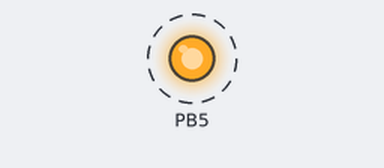
A program run on a simulated ATmega328P, built with avr-gcc and emulated at 16 MHz. Parts: output pins drawn as LEDs (lit = HIGH). Dashed ring = blinking.

Above: at 0.5 s.
Timing chart, 0 to 4.6 s (numbered marks = the images above):
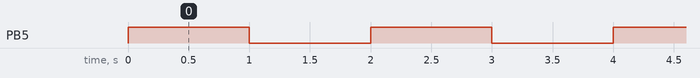

The program:

main.c
```c
/*
 * 06_timer0_CTC_mode.c
 *
 * Created: 14-10-2026 18:14:42
 * Author : bibin
 */

#define F_CPU 16000000UL
#include <avr/io.h>

void gpio_init()
{
	DDRB |=(1<<DDB5); // setting PORTB pin 5 as output
}

//timer0 initialization in CTC mode
void timer0_ctc_init()
{
	//step 1 : configuring timer0 in CTC mode wgm00=1, wgm01=1
	TCCR0A |= (1<<WGM01);
	TCCR0A &= ~(1<<WGM00);

	/*-----------CALCULATION-------------
	  F_CPU = 16 000 000
	  prescalar value = 64
	  F_Timer = 16 000 000/ 64
	          = 2 50 000
			  = 250 kHz
	  tick Period (1 tick) = 1 / F_timer
	                       = 1 / 250 kHz
						   = 0.000004
						   = 4 microseconds - 4uf
	  Target delay = 1 ms = 1000 us
	  required ticks      = (target delay / tick period) - 1
	                      = (1000 / 4) -1
						  = 249 ticks

	*/

	//step 2: configuring prescalar value as 64
	TCCR0B |= ((1<<CS00) | (1<<CS01));
	TCCR0B &= ~(1<<CS02);

	//step 3: loading the calculated required ticks for 1 ms into OCR0A register
	OCR0A = 249;
}

void delay_1sec()
{
	for(uint16_t i=0; i<1000; ++i)
	{
		//waiting until the compare flag A is set
		while(!(TIFR0 & (1<<OCF0A)));
		//clearing the flag
		TIFR0 |= (1<<OCF0A); // cleared
	}
}

int main(void)
{
   gpio_init();
   timer0_ctc_init();
    while (1)
    {
		//toggling the port B
		PORTB ^= (1<<PORTB5);
		delay_1sec();
    }
}
```

Measured:
- by itself, PB5: alternates HIGH for 1.0 s and LOW for 1.0 s
